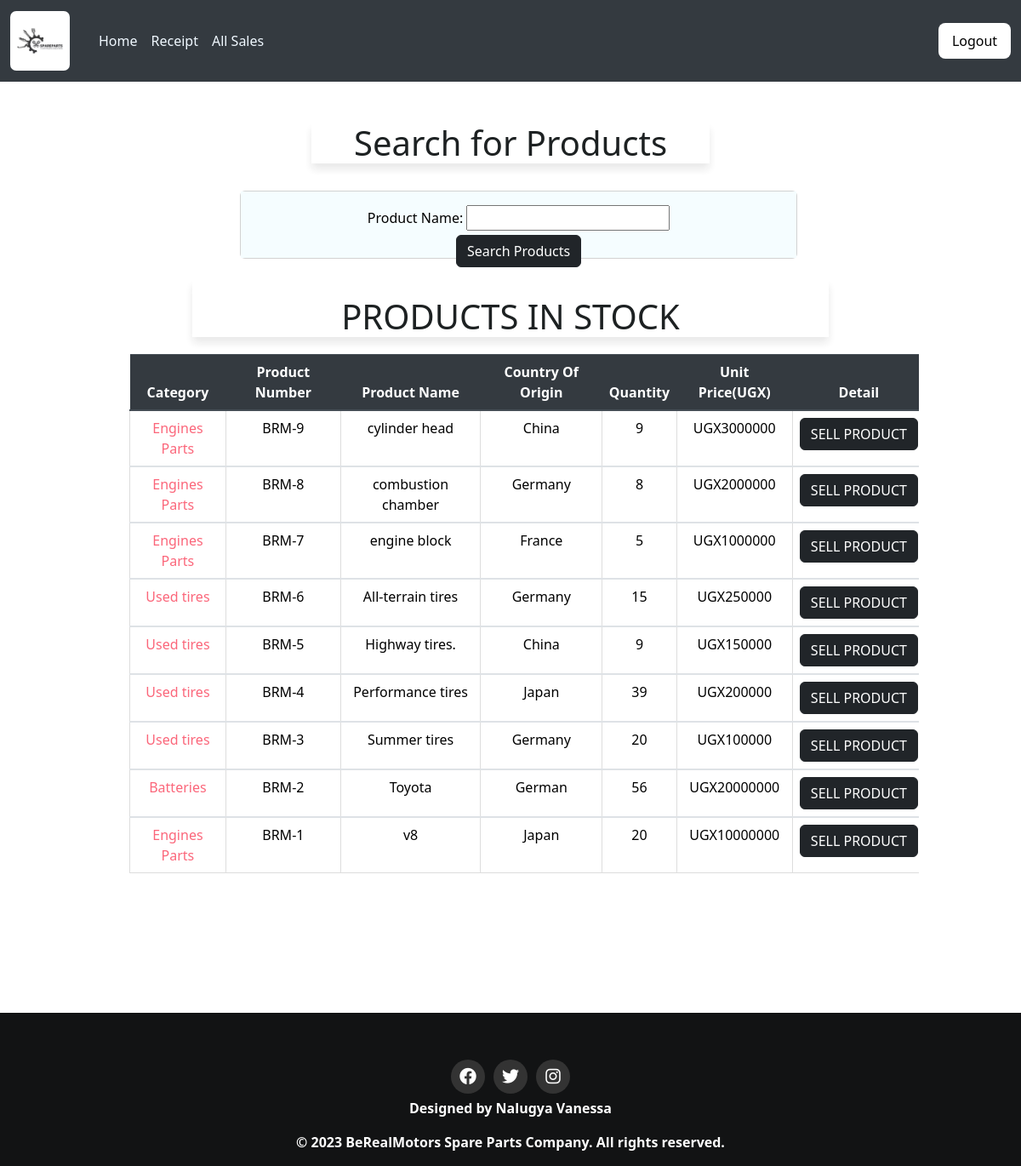
Before: /home/ (signed in) with the older database file.
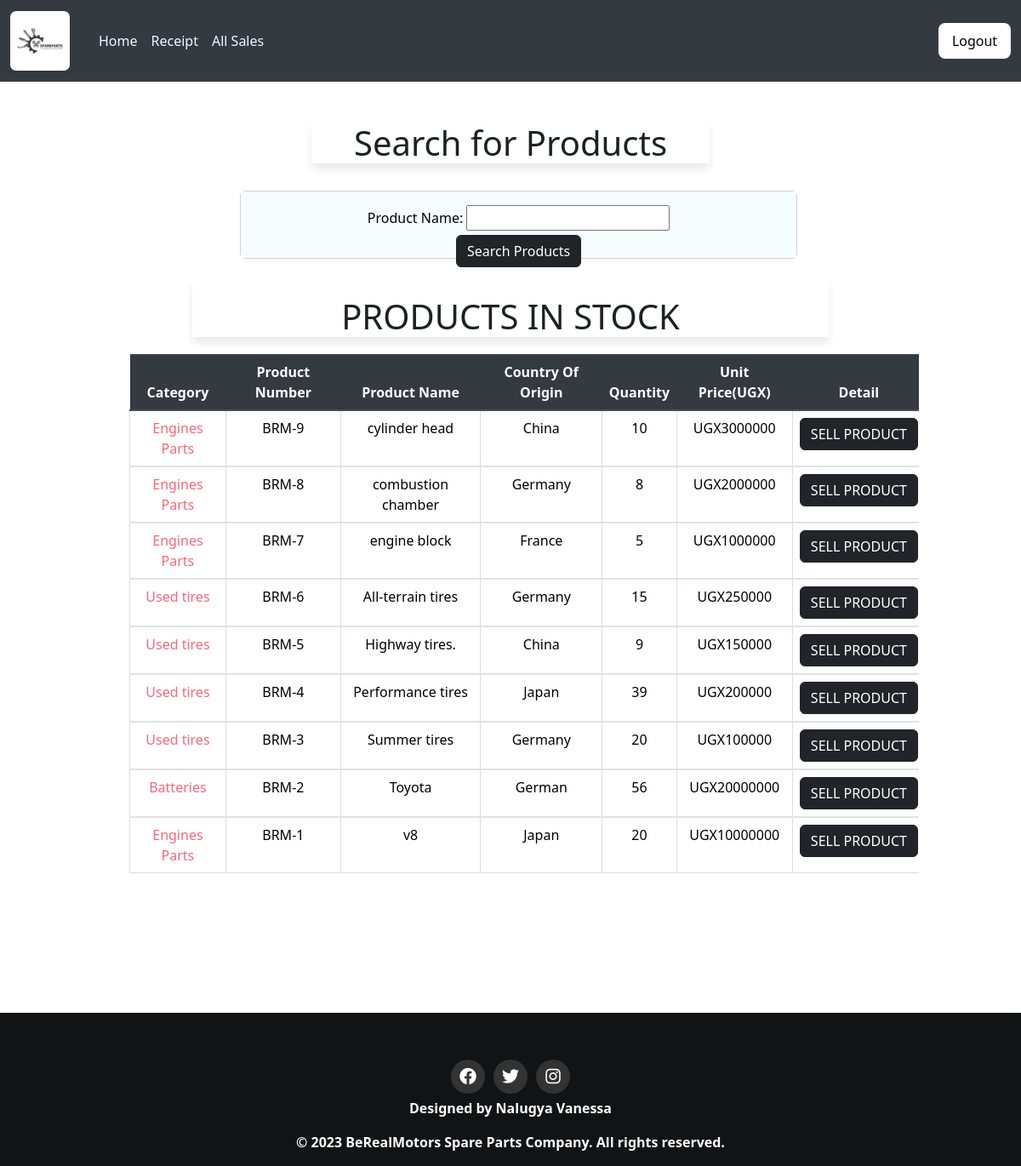
After: the same page with the newer database file.
### berealapp/models.py (models this page shows, shortened)
class Product(models.Model):
    Category_name=models.ForeignKey(Category, on_delete=models.CASCADE,null=False,blank=False)
    product_name=models.CharField(max_length=50,null=False,blank=False)
    date_of_arrival = models.DateField(default=timezone.now)
    country_of_origin=models.CharField(max_length=50,null=False,blank=False)
    total_quantity=models.IntegerField(default=0,null=False,blank=False,validators=[MinValueValidator(1)])
    issued_quantity=models.IntegerField(default=0,null=False,blank=False)
    received_quantity=models.IntegerField(default=0,null=False,blank=False)
    unit_price=models.IntegerField(default=0,null=False,blank=False)

class Category(models.Model):
    name=models.CharField(max_length=50,null=False,blank=False,unique=True)
    def __str__(self):
        return self.name

### berealapp/views.py (the view)
# urls.py: path('home/',views.home,name='home'),
@login_required
def home(request):
    query = request.GET.get('q')
    products = Product.objects.all().order_by('-id')
    if query:
        products = products.annotate(search=SearchVector('product_name')).filter(search=query)
    product_filters = ProductFilter(request.GET, queryset=products)
    products = product_filters.qs
    return render(request, 'project/home.html', {'products': products, 'product_filters': product_filters})

### templates/project/home.html (shortened to what this page needs)
{% extends 'project/base.html' %} {% block content %}
<br></br>
<div class="project-container">
    <div class="container">
        <div class="card-header" style="width:50%;margin: 0 auto; background-color: white;">
            <h1 class="text-center" style="color: #050a0b;">Search for Products</h1>
        </div>
        <br>
        <div class="card" style="width: 70%; height: 80px; margin-left: 150px;">
            <div class="card-body" style="color: black; background-color:#f5fdff;">
                <div class="project-container">
                    <form action="" method="GET" style="width: 100%; text-align: center;" class="search">
                        {{product_filters.form}}
                        <input type="submit" value="Search Products" class="btn btn-dark btn" />
                    </form>
                </div>
            </div>
        </div>
        <br>
        <div class="table-container">
            <div class="card-header" style="width:80%; margin: 0 auto; background-color:white;">
                <h1 class="text-center" style="color: rgb(5, 10, 11); padding-top: 20px;">PRODUCTS IN STOCK</h1>
            </div>
        </div>
        <table class="table">
            <thead class="thead-dark">
                <tr>
                    <th scope="col" class="project-h1">Category</th>
                    <th scope="col" class="project-h1">Product Number</th>
                    <th scope="col" class="project-h1">Product Name</th>
                    <th scope="col" class="project-h1">Country Of Origin</th>
                    <th scope="col" class="project-h1">Quantity</th>
                    <th scope="col" class="project-h1">Unit Price(UGX)</th>
                    <th scope="col" class="project-h1">Detail</th>
                </tr>
            </thead>
            {% for product in products %}
            <tbody>
                <tr>
                    <td>{{product.Category_name}}</td>
                    <td>BRM-{{product.id}}</td>
                    <td>{{product.product_name}}</td>
                    <td>{{product.country_of_origin}}</td>
                    <td>{{product.total_quantity}}</td>
                    <td>UGX{{product.unit_price}}</td>
                    <td><a href="{% url 'product_detail' product.id %}"><input type="submit" value="SELL PRODUCT"
                                class="btn btn-dark btn" type="button" /></a></td>
                </tr>
            </tbody>
            {% endfor %}
        </table>
    </div>
</div>
{% endblock %}

Changed rows visible on the page:
changed Product "cylinder head": total_quantity "9" → "10"
